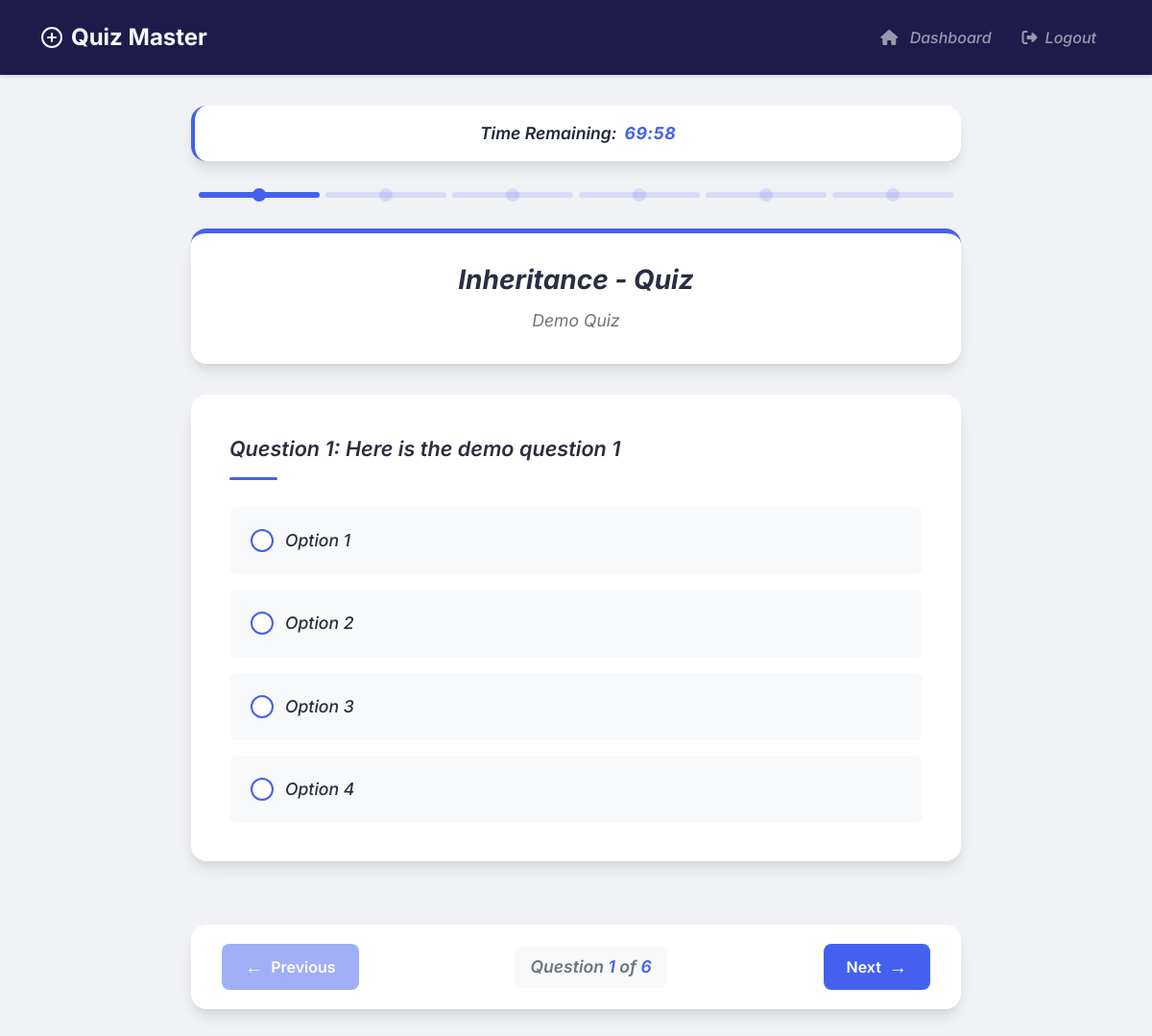
Page /quiz/1 (signed in) on the committed database.
### models/models.py (models this page shows)
class Question(db.Model):
    id = db.Column(db.Integer, primary_key=True)
    quiz_id = db.Column(db.Integer, db.ForeignKey('quiz.id'), nullable=False)
    question_statement = db.Column(db.Text, nullable=False)
    option1 = db.Column(db.String(200), nullable=False)
    option2 = db.Column(db.String(200), nullable=False)
    option3 = db.Column(db.String(200), nullable=False)
    option4 = db.Column(db.String(200), nullable=False)
    correct_option = db.Column(db.Integer, nullable=False)

class Chapter(db.Model):
    id = db.Column(db.Integer, primary_key=True)
    name = db.Column(db.String(100), nullable=False)
    description = db.Column(db.Text)
    subject_id = db.Column(db.Integer, db.ForeignKey('subject.id'), nullable=False)
    quizzes = db.relationship('Quiz', backref='chapter', cascade='all, delete-orphan', lazy=True)

class Quiz(db.Model):
    id = db.Column(db.Integer, primary_key=True)
    chapter_id = db.Column(db.Integer, db.ForeignKey('chapter.id'), nullable=False)
    date_of_quiz = db.Column(db.Date, nullable=False)
    time_duration = db.Column(db.Interval, nullable=False)
    remarks = db.Column(db.Text)
    questions = db.relationship('Question', backref='quiz', cascade='all, delete-orphan', lazy=True)
    scores = db.relationship('Score', backref='quiz', cascade='all, delete-orphan', lazy=True)

### controllers/user.py (the view)
@user.route('/quiz/<int:quiz_id>')
@login_required
def start_quiz(quiz_id):
    if current_user.is_admin:
        flash('Administrators cannot take quizzes.', 'warning')
        return redirect(url_for('admin.dashboard'))
    quiz = Quiz.query.get_or_404(quiz_id)
    if quiz.date_of_quiz > datetime.utcnow().date():
        flash('This quiz is not yet available.', 'warning')
        return redirect(url_for('user.dashboard'))
    existing_attempt = Score.query.filter_by(
        user_id=current_user.id,
        quiz_id=quiz_id
    ).first()
    if existing_attempt:
        flash('You have already attempted this quiz.', 'warning')
        return redirect(url_for('user.dashboard'))
    questions = Question.query.filter_by(quiz_id=quiz_id).all()
    if not questions:
        flash('No questions available for this quiz.', 'warning')
        return redirect(url_for('user.dashboard'))
    return render_template('user/quiz.html',
                         quiz=quiz,
                         questions=questions,
                         duration_seconds=int(quiz.time_duration.total_seconds()))

### app.py (called while the page is built)
@login_manager.user_loader
def load_user(user_id):
    return User.query.get(int(user_id))

### templates/user/quiz.html (shortened to what this page needs)
{% extends "base.html" %}
{% block content %}
<div class="quiz-container">
    <div class="quiz-timer">
        Time Remaining: <span id="timer">Loading...</span>
    </div>
    <div class="progress-indicator" id="progressIndicator">
        {% for question in questions %}
            <div class="progress-step{% if loop.first %} active{% endif %}"></div>
        {% endfor %}
    </div>
    <div class="quiz-header">
        <h1>{{ quiz.chapter.name }} - Quiz</h1>
        <p class="quiz-remarks">{{ quiz.remarks }}</p>
    </div>
    <form id="quizForm" method="POST" action="{{ url_for('user.submit_quiz', quiz_id=quiz.id) }}">
        <div class="questions-container">
            {% for question in questions %}
                <div class="question-card{% if loop.first %} active{% endif %}" id="question-{{ question.id }}">
                    <h2>Question {{ loop.index }}: {{ question.question_statement }}</h2>
                    <div class="options">
                        {% for i in range(1, 5) %}
                            {% set option = question['option' ~ i] %}
                            <div class="option">
                                <label for="q{{ question.id }}_option{{ i }}" class="option-label">
                                    {{ option }}
                                </label>
                            </div>
                        {% endfor %}
                    </div>
                </div>
            {% endfor %}
        </div>
        <div class="quiz-navigation">
            <button type="button" id="prevBtn" class="nav-button">
                <span class="nav-icon">←</span>
                Previous
            </button>
            <div class="question-counter">
                Question <span id="currentQuestion">1</span> of <span id="totalQuestions">{{ questions|length }}</span>
            </div>
            <button type="button" id="nextBtn" class="nav-button">
                Next
                <span class="nav-icon">→</span>
            </button>
        </div>
    </form>
</div>
{% endblock %}

### static/css/dashboard.css (style rules this page uses)
:root { --primary-color: #4361ee; --primary-hover: #3a56d4; --secondary-color: #3f37c9; --success-color: #4cc9f0; --info-color: #4895ef; --warning-color: #f72585; --danger-color: #e63946; --light-color: #f8f9fa; --dark-color: #212529; --gray-100: #f8f9fa; --gray-200: #e9ecef; --gray-300: #dee2e6; --gray-400: #ced4da; --gray-500: #adb5bd; --gray-600: #6c757d; --gray-700: #495057; --gray-800: #343a40; --gray-900: #212529; --border-radius: 0.75rem; --box-shadow: 0 0.5rem 1rem rgba(0, 0, 0, 0.15); --transition: all 0.3s ease; }
body { background-color: #f0f2f5; color: var(--gray-800); font-family: 'Inter', sans-serif; }

### static/css/auth.css (style rules this page uses)
:root { --primary-color: #4A90E2; --primary-dark: #357ABD; --text-primary: #2C3E50; --text-secondary: #7F8C8D; --error-color: #E74C3C; --border-radius: 12px; --input-bg: #F5F7FA; --transition: all 0.3s ease; }

### templates/base.html (style rules this page uses)
:root { --primary-color: #4361ee; --secondary-color: #3f37c9; --dark-color: #1e1b4b; --light-color: #f8fafc; }
body { font-family: 'Inter', sans-serif; background-color: #f0f2f5; color: #1e293b; }

### rows in the picture
Question: question_statement "Here is the demo question 1", option1 "Option 1" "Option 2" "Option 3" "Option 4"
Chapter: chapter.name "Inheritance"
Quiz: remarks "Demo Quiz"

### other values in the picture
{{ questions|length }} "6"
